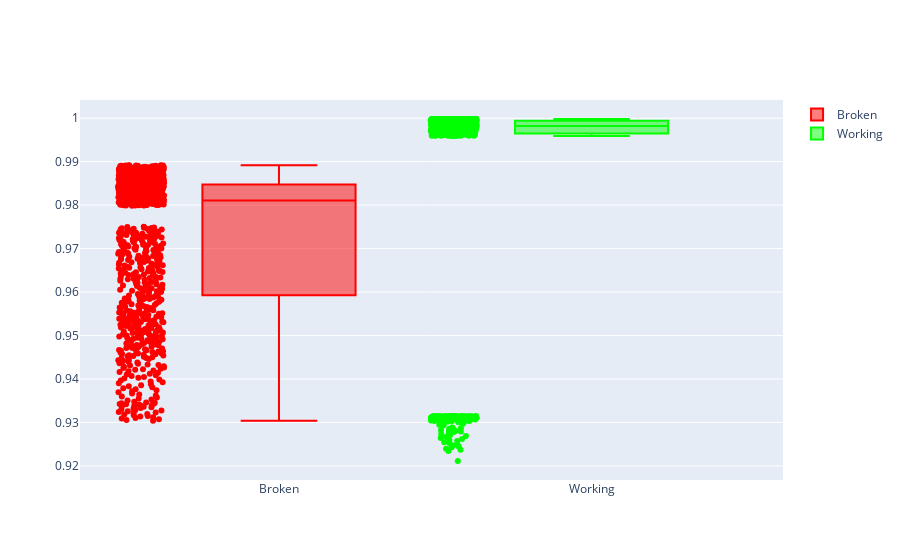

The notebook cell this image was saved under:
### Markdown cell above
Boxplots of probability

### Code cell
fig = go.Figure()
fig.add_trace(
    go.Box(
        y=y_prediction_probas[maskBroken][:, 0],
        name="Broken",
        jitter=0.3,
        pointpos=-1.8,
        boxpoints="all",  # represent all points
        marker_color="rgb(255, 0, 0)",
        line_color="rgb(255, 0, 0)",
    )
)
fig.add_trace(
    go.Box(
        y=y_prediction_probas[maskNoProblem][:, 1],
        name="Working",
        jitter=0.3,
        pointpos=-1.8,
        boxpoints="all",  # represent all points
        marker_color="rgb(0, 255, 0)",
        line_color="rgb(0, 255, 0)",
    )
)

### Figure 1 — Plotly figure (JSON) as saved in the notebook; plotly's stock layout.template omitted (floating-point values rounded to 4 significant figures; data arrays with more than 128 entries replaced by an {"elided": "..."} marker saying what was removed)
{"data": [{"boxpoints": "all", "jitter": 0.3, "line": {"color": "rgb(255, 0, 0)"}, "marker": {"color": "rgb(255, 0, 0)"}, "name": "Broken", "pointpos": -1.8, "type": "box", "y": {"elided": "1000 float values"}}, {"boxpoints": "all", "jitter": 0.3, "line": {"color": "rgb(0, 255, 0)"}, "marker": {"color": "rgb(0, 255, 0)"}, "name": "Working", "pointpos": -1.8, "type": "box", "y": {"elided": "1000 float values"}}], "layout": {}}
